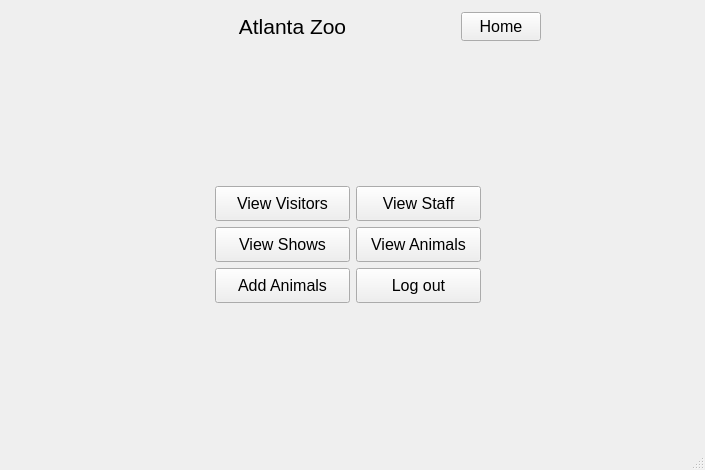
<?xml version="1.0" encoding="UTF-8"?>
<ui version="4.0">
 <class>adminFunctionality</class>
 <widget class="QMainWindow" name="adminFunctionality">
  <property name="geometry">
   <rect>
    <x>0</x>
    <y>0</y>
    <width>705</width>
    <height>470</height>
   </rect>
  </property>
  <property name="minimumSize">
   <size>
    <width>0</width>
    <height>0</height>
   </size>
  </property>
  <property name="baseSize">
   <size>
    <width>200</width>
    <height>200</height>
   </size>
  </property>
  <property name="windowTitle">
   <string>adminfunctionality</string>
  </property>
  <widget class="QWidget" name="centralwidget">
   <layout class="QGridLayout" name="gridLayout_9">
    <item row="0" column="0">
     <layout class="QGridLayout" name="gridLayout_7">
      <item row="0" column="0">
       <spacer name="horizontalSpacer_7">
        <property name="orientation">
         <enum>Qt::Horizontal</enum>
        </property>
        <property name="sizeHint" stdset="0">
         <size>
          <width>155</width>
          <height>20</height>
         </size>
        </property>
       </spacer>
      </item>
      <item row="0" column="1">
       <widget class="QLabel" name="label">
        <property name="enabled">
         <bool>true</bool>
        </property>
        <property name="minimumSize">
         <size>
          <width>115</width>
          <height>35</height>
         </size>
        </property>
        <property name="baseSize">
         <size>
          <width>20</width>
          <height>20</height>
         </size>
        </property>
        <property name="text">
         <string>&lt;html&gt;&lt;head/&gt;&lt;body&gt;&lt;p align=&quot;center&quot;&gt;&lt;span style=&quot; font-size:16pt;&quot;&gt;Atlanta Zoo&lt;/span&gt;&lt;/p&gt;&lt;/body&gt;&lt;/html&gt;</string>
        </property>
       </widget>
      </item>
     </layout>
    </item>
    <item row="0" column="1">
     <layout class="QGridLayout" name="gridLayout_8">
      <item row="0" column="0">
       <spacer name="horizontalSpacer_9">
        <property name="orientation">
         <enum>Qt::Horizontal</enum>
        </property>
        <property name="sizeHint" stdset="0">
         <size>
          <width>101</width>
          <height>20</height>
         </size>
        </property>
       </spacer>
      </item>
      <item row="0" column="1">
       <widget class="QPushButton" name="homeButton">
        <property name="minimumSize">
         <size>
          <width>0</width>
          <height>0</height>
         </size>
        </property>
        <property name="maximumSize">
         <size>
          <width>95</width>
          <height>29</height>
         </size>
        </property>
        <property name="font">
         <font>
          <pointsize>12</pointsize>
         </font>
        </property>
        <property name="text">
         <string>Home</string>
        </property>
       </widget>
      </item>
      <item row="0" column="2">
       <spacer name="horizontalSpacer_8">
        <property name="orientation">
         <enum>Qt::Horizontal</enum>
        </property>
        <property name="sizeHint" stdset="0">
         <size>
          <width>155</width>
          <height>20</height>
         </size>
        </property>
       </spacer>
      </item>
     </layout>
    </item>
    <item row="1" column="0">
     <spacer name="verticalSpacer">
      <property name="orientation">
       <enum>Qt::Vertical</enum>
      </property>
      <property name="sizeHint" stdset="0">
       <size>
        <width>20</width>
        <height>119</height>
       </size>
      </property>
     </spacer>
    </item>
    <item row="1" column="1">
     <spacer name="verticalSpacer_4">
      <property name="orientation">
       <enum>Qt::Vertical</enum>
      </property>
      <property name="sizeHint" stdset="0">
       <size>
        <width>20</width>
        <height>119</height>
       </size>
      </property>
     </spacer>
    </item>
    <item row="2" column="0">
     <layout class="QGridLayout" name="gridLayout">
      <item row="0" column="0">
       <spacer name="horizontalSpacer">
        <property name="orientation">
         <enum>Qt::Horizontal</enum>
        </property>
        <property name="sizeHint" stdset="0">
         <size>
          <width>155</width>
          <height>20</height>
         </size>
        </property>
       </spacer>
      </item>
      <item row="0" column="1">
       <widget class="QPushButton" name="viewVisitorsButton">
        <property name="minimumSize">
         <size>
          <width>135</width>
          <height>35</height>
         </size>
        </property>
        <property name="font">
         <font>
          <pointsize>12</pointsize>
         </font>
        </property>
        <property name="text">
         <string>View Visitors</string>
        </property>
       </widget>
      </item>
     </layout>
    </item>
    <item row="2" column="1">
     <layout class="QGridLayout" name="gridLayout_2">
      <item row="0" column="0">
       <widget class="QPushButton" name="viewStaffButton">
        <property name="minimumSize">
         <size>
          <width>125</width>
          <height>35</height>
         </size>
        </property>
        <property name="font">
         <font>
          <pointsize>12</pointsize>
         </font>
        </property>
        <property name="text">
         <string>View Staff</string>
        </property>
       </widget>
      </item>
      <item row="0" column="1">
       <spacer name="horizontalSpacer_2">
        <property name="orientation">
         <enum>Qt::Horizontal</enum>
        </property>
        <property name="sizeHint" stdset="0">
         <size>
          <width>115</width>
          <height>20</height>
         </size>
        </property>
       </spacer>
      </item>
     </layout>
    </item>
    <item row="3" column="0">
     <layout class="QGridLayout" name="gridLayout_5">
      <item row="0" column="0">
       <spacer name="horizontalSpacer_3">
        <property name="orientation">
         <enum>Qt::Horizontal</enum>
        </property>
        <property name="sizeHint" stdset="0">
         <size>
          <width>155</width>
          <height>20</height>
         </size>
        </property>
       </spacer>
      </item>
      <item row="0" column="1">
       <widget class="QPushButton" name="viewShowsButton">
        <property name="minimumSize">
         <size>
          <width>135</width>
          <height>35</height>
         </size>
        </property>
        <property name="font">
         <font>
          <pointsize>12</pointsize>
         </font>
        </property>
        <property name="text">
         <string>View Shows</string>
        </property>
       </widget>
      </item>
     </layout>
    </item>
    <item row="3" column="1">
     <layout class="QGridLayout" name="gridLayout_3">
      <item row="0" column="0">
       <widget class="QPushButton" name="viewAnimalsButton">
        <property name="minimumSize">
         <size>
          <width>125</width>
          <height>35</height>
         </size>
        </property>
        <property name="font">
         <font>
          <pointsize>12</pointsize>
         </font>
        </property>
        <property name="text">
         <string>View Animals</string>
        </property>
       </widget>
      </item>
      <item row="0" column="1">
       <spacer name="horizontalSpacer_5">
        <property name="orientation">
         <enum>Qt::Horizontal</enum>
        </property>
        <property name="sizeHint" stdset="0">
         <size>
          <width>98</width>
          <height>20</height>
         </size>
        </property>
       </spacer>
      </item>
     </layout>
    </item>
    <item row="4" column="0">
     <layout class="QGridLayout" name="gridLayout_6">
      <item row="0" column="0">
       <spacer name="horizontalSpacer_4">
        <property name="orientation">
         <enum>Qt::Horizontal</enum>
        </property>
        <property name="sizeHint" stdset="0">
         <size>
          <width>155</width>
          <height>20</height>
         </size>
        </property>
       </spacer>
      </item>
      <item row="0" column="1">
       <widget class="QPushButton" name="addAnimalsButton">
        <property name="minimumSize">
         <size>
          <width>135</width>
          <height>35</height>
         </size>
        </property>
        <property name="font">
         <font>
          <pointsize>12</pointsize>
         </font>
        </property>
        <property name="text">
         <string>Add Animals</string>
        </property>
       </widget>
      </item>
     </layout>
    </item>
    <item row="4" column="1">
     <layout class="QGridLayout" name="gridLayout_4">
      <item row="0" column="0">
       <widget class="QPushButton" name="logOutButton">
        <property name="minimumSize">
         <size>
          <width>125</width>
          <height>35</height>
         </size>
        </property>
        <property name="font">
         <font>
          <pointsize>12</pointsize>
         </font>
        </property>
        <property name="text">
         <string>Log out</string>
        </property>
       </widget>
      </item>
      <item row="0" column="1">
       <spacer name="horizontalSpacer_6">
        <property name="orientation">
         <enum>Qt::Horizontal</enum>
        </property>
        <property name="sizeHint" stdset="0">
         <size>
          <width>98</width>
          <height>20</height>
         </size>
        </property>
       </spacer>
      </item>
     </layout>
    </item>
    <item row="5" column="0">
     <spacer name="verticalSpacer_2">
      <property name="orientation">
       <enum>Qt::Vertical</enum>
      </property>
      <property name="sizeHint" stdset="0">
       <size>
        <width>20</width>
        <height>119</height>
       </size>
      </property>
     </spacer>
    </item>
    <item row="5" column="1">
     <spacer name="verticalSpacer_3">
      <property name="orientation">
       <enum>Qt::Vertical</enum>
      </property>
      <property name="sizeHint" stdset="0">
       <size>
        <width>20</width>
        <height>119</height>
       </size>
      </property>
     </spacer>
    </item>
   </layout>
  </widget>
  <widget class="QMenuBar" name="menubar">
   <property name="geometry">
    <rect>
     <x>0</x>
     <y>0</y>
     <width>705</width>
     <height>20</height>
    </rect>
   </property>
  </widget>
  <widget class="QStatusBar" name="statusbar"/>
 </widget>
 <resources/>
 <connections/>
</ui>
